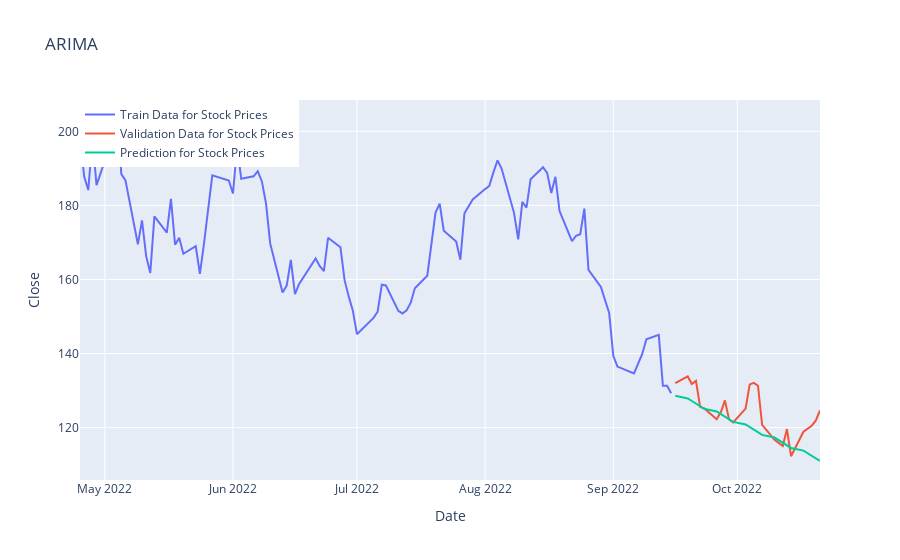

Notebook source saved alongside this figure:
### Code cell
# Use model to forecast test data closing price
fig=go.Figure()
fig.add_trace(go.Scatter(x=model_train.index, y=model_train["Close"], mode='lines',name="Train Data for Stock Prices"))
fig.add_trace(go.Scatter(x=valid.index, y=valid["Close"], mode='lines',name="Validation Data for Stock Prices",))
fig.add_trace(go.Scatter(x=valid.index, y=y_pred["ARIMA Model Prediction"], mode='lines',name="Prediction for Stock Prices",))
fig.update_layout(title="ARIMA",xaxis_title="Date",yaxis_title="Close",legend=dict(x=0,y=1,traceorder="normal"),font=dict(size=12))
fig.show()
